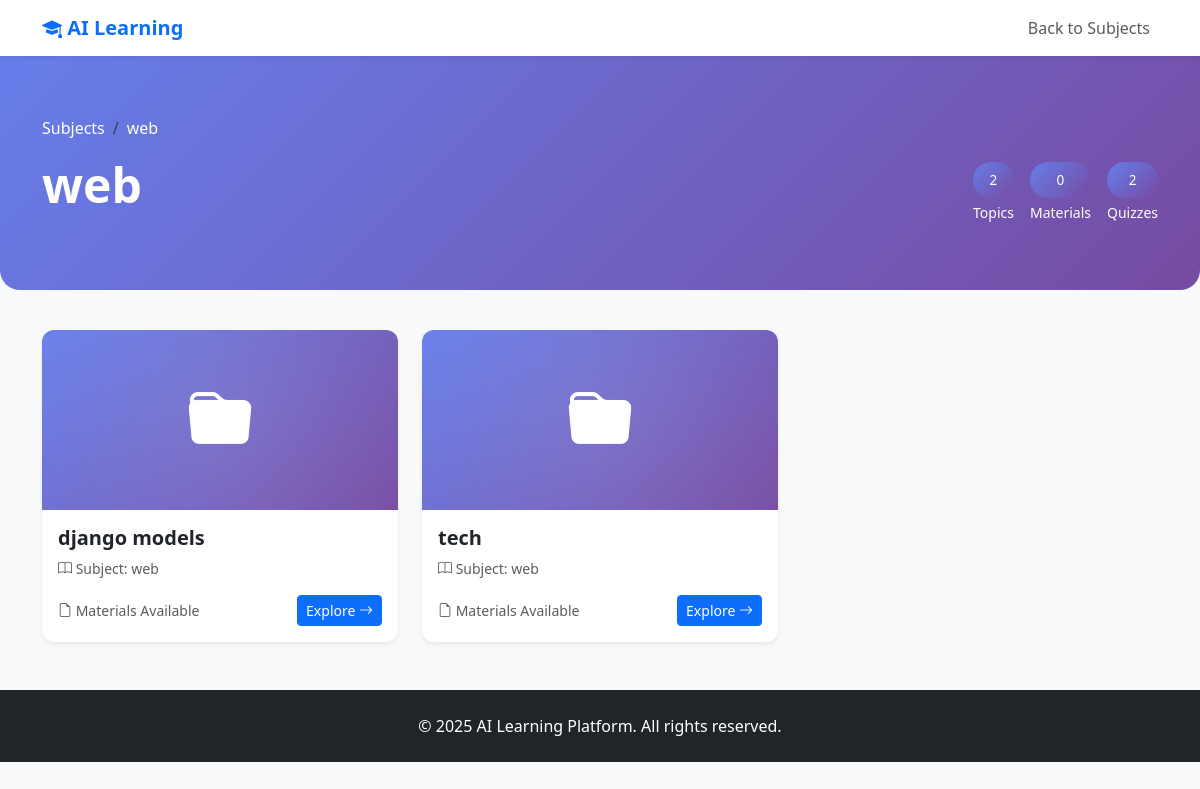
/subjects/1/topics/, run on the app's committed database.
### ai/models.py (models this page shows, shortened)
class Subject(models.Model):
    name = models.CharField(max_length=100)
    image = models.ImageField(upload_to='subjects/', blank=True)
    description = models.TextField(blank=True)
    visible = models.BooleanField(default=True)

class Topic(models.Model):
    subject = models.ForeignKey(Subject, on_delete=models.CASCADE)
    title = models.CharField(max_length=150)
    visible = models.BooleanField(default=True)

### ai/views.py (the view)
# urls.py: path('subjects/<int:subject_id>/topics/', views.topic_list, name='topic_list'),
def topic_list(request, subject_id):
    subject = get_object_or_404(Subject, id=subject_id)
    topics = Topic.objects.filter(subject=subject, visible=True)
    stats = {
        'total_topics': topics.count(),
        'total_materials': Material.objects.filter(topic__subject=subject, visible=True).count(),
        'total_quizzes': Quiz.objects.filter(topic__subject=subject, visible=True).count(),
    }
    return render(request, 'topic_list.html', {
        'subject': subject,
        'topics': topics,
        'stats': stats
    })

### ai/templates/topic_list.html (shortened to what this page needs)
<!DOCTYPE html>
<html lang="en">
<head>
    <link href="https://cdn.jsdelivr.net/npm/bootstrap@5.3.0/dist/css/bootstrap.min.css" rel="stylesheet">
    <link rel="stylesheet" href="https://cdn.jsdelivr.net/npm/bootstrap-icons@1.11.0/font/bootstrap-icons.css">
</head>
<body style="background-color: #f8f9fa;">
    <nav class="navbar navbar-expand-lg navbar-light bg-white sticky-top shadow-sm">
        <div class="container">
            <a class="navbar-brand fw-bold text-primary" href="{% url 'subject_list' %}">
                <i class="bi bi-mortarboard-fill"></i> AI Learning
            </a>
            <div class="navbar-nav ms-auto">
                <a class="nav-link" href="{% url 'subject_list' %}">Back to Subjects</a>
            </div>
        </div>
    </nav>
    <header class="hero-section">
        <div class="container">
            <nav aria-label="breadcrumb" class="mb-3">
                <ol class="breadcrumb text-white-50">
                    <li class="breadcrumb-item"><a href="{% url 'subject_list' %}" class="text-white">Subjects</a></li>
                    <li class="breadcrumb-item active text-white" aria-current="page">{{ subject.name }}</li>
                </ol>
            </nav>
            <div class="row align-items-center">
                <div class="col-md-8">
                    <h1 class="display-5 fw-bold mb-3">{{ subject.name }}</h1>
                </div>
                <div class="col-md-4 text-md-end">
                    <div class="d-flex gap-3 justify-content-md-end justify-content-start mt-3 mt-md-0">
                        <div class="text-center">
                            <div class="stat-badge">{{ stats.total_topics }}</div>
                            <small class="d-block mt-1">Topics</small>
                        </div>
                        <div class="text-center">
                            <div class="stat-badge">{{ stats.total_materials }}</div>
                            <small class="d-block mt-1">Materials</small>
                        </div>
                        <div class="text-center">
                            <div class="stat-badge">{{ stats.total_quizzes }}</div>
                            <small class="d-block mt-1">Quizzes</small>
                        </div>
                    </div>
                </div>
            </div>
        </div>
    </header>
    <main class="container">
        {% if topics %}
            <div class="row g-4 mb-5">
                {% for topic in topics %}
                    <div class="col-lg-4 col-md-6">
                        <div class="card topic-card shadow-sm">
                            <div class="card-img-wrapper">
                                <i class="bi bi-folder-fill card-icon"></i>
                            </div>
                            <div class="card-body">
                                <h5 class="card-title fw-bold mb-2">{{ topic.title }}</h5>
                                <p class="card-text text-muted small mb-3">
                                    <i class="bi bi-book"></i> Subject: {{ subject.name }}
                                </p>
                                <div class="d-flex justify-content-between align-items-center">
                                    <small class="text-muted">
                                        <i class="bi bi-file-earmark"></i> Materials Available
                                    </small>
                                    <a href="{% url 'material_list' topic.id %}" class="btn btn-primary btn-sm">
                                        Explore <i class="bi bi-arrow-right"></i>
                                    </a>
                                </div>
                            </div>
                        </div>
                    </div>
                {% endfor %}
            </div>
        {% endif %}
    </main>
    <footer class="bg-dark text-white mt-5 py-4">
        <div class="container text-center">
            <p class="mb-0">&copy; 2025 AI Learning Platform. All rights reserved.</p>
        </div>
    </footer>
</body>
</html>

### ai/templates/topic_list.html (style rules this page uses)
.hero-section { background: linear-gradient(135deg, #667eea 0%, #764ba2 100%); color: white; padding: 60px 0; margin-bottom: 40px; border-radius: 0 0 20px 20px; }
.topic-card { transition: transform 0.3s ease, box-shadow 0.3s ease; border: none; border-radius: 12px; overflow: hidden; height: 100%; background: white; }
.topic-card .card-img-wrapper { height: 180px; background: linear-gradient(135deg, #667eea 0%, #764ba2 100%); display: flex; align-items: center; justify-content: center; position: relative; overflow: hidden; }
.topic-card .card-img-wrapper::before { content: ''; position: absolute; width: 200%; height: 200%; background: radial-gradient(circle, rgba(255,255,255,0.1) 0%, transparent 70%); animation: pulse 3s ease-in-out infinite; }
.topic-card .card-icon { font-size: 4rem; color: white; z-index: 1; }
.stat-badge { background: linear-gradient(135deg, #667eea 0%, #764ba2 100%); color: white; padding: 8px 16px; border-radius: 20px; font-size: 0.85rem; font-weight: 500; }
.breadcrumb { background: transparent; padding: 0; }
.breadcrumb-item a { color: #667eea; text-decoration: none; }

### data on the page
Subject: name "web"
Topic: title "django models"
Topic: title "tech"

### other printed values
{{ stats.total_topics }} "2"
{{ stats.total_materials }} "0"
{{ stats.total_quizzes }} "2"
